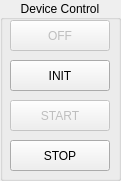
   <widget class="QGroupBox" name="groupBox_4">
    <property name="geometry">
     <rect>
      <x>10</x>
      <y>70</y>
      <width>121</width>
      <height>181</height>
     </rect>
    </property>
    <property name="title">
     <string>Device Control</string>
    </property>
    <property name="alignment">
     <set>Qt::AlignCenter</set>
    </property>
    <widget class="QPushButton" name="PushButtonDeviceOff">
     <property name="enabled">
      <bool>false</bool>
     </property>
     <property name="geometry">
      <rect>
       <x>10</x>
       <y>20</y>
       <width>100</width>
       <height>31</height>
      </rect>
     </property>
     <property name="text">
      <string>OFF</string>
     </property>
    </widget>
    <widget class="QPushButton" name="PushButtonDeviceStart">
     <property name="enabled">
      <bool>false</bool>
     </property>
     <property name="geometry">
      <rect>
       <x>10</x>
       <y>100</y>
       <width>100</width>
       <height>31</height>
      </rect>
     </property>
     <property name="text">
      <string>START</string>
     </property>
     <property name="checkable">
      <bool>false</bool>
     </property>
    </widget>
    <widget class="QPushButton" name="PushButtonDeviceReset">
     <property name="geometry">
      <rect>
       <x>10</x>
       <y>60</y>
       <width>100</width>
       <height>31</height>
      </rect>
     </property>
     <property name="toolTip">
      <string>DEVICE INITIALIZATION</string>
     </property>
     <property name="text">
      <string>INIT</string>
     </property>
    </widget>
    <widget class="QPushButton" name="PushButtonDeviceStop">
     <property name="geometry">
      <rect>
       <x>10</x>
       <y>140</y>
       <width>100</width>
       <height>31</height>
      </rect>
     </property>
     <property name="toolTip">
      <string>DEVICE STOP</string>
     </property>
     <property name="text">
      <string>STOP</string>
     </property>
    </widget>
   </widget>
